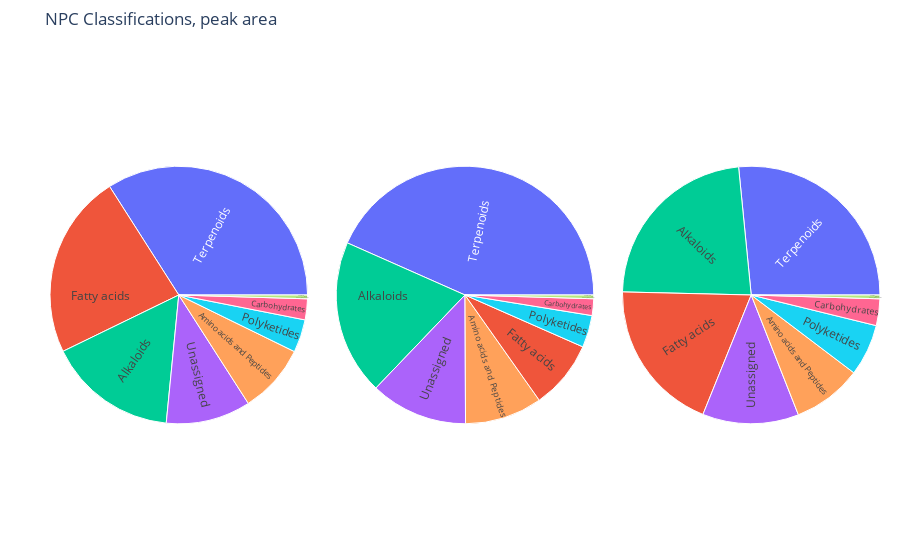

The cell this chart's notebook holds for it:
### Code cell
import plotly.graph_objects as go
fig1 = go.Figure()
fig1.add_trace(go.Sunburst(
                ids=figH1819['data'][0]['ids'].tolist(),
                labels=figH1819['data'][0]['labels'].tolist(),
                parents=figH1819['data'][0]['parents'].tolist(),
                values=figH1819['data'][0]['values'].tolist(),
                branchvalues="total",
                domain=dict(row=0, column=0,),
                maxdepth=1,
                insidetextorientation='radial',
                name='Emyn Muil Seep'
))
fig1.add_trace(go.Sunburst(
                ids=figH1821['data'][0]['ids'].tolist(),
                labels=figH1821['data'][0]['labels'].tolist(),
                parents=figH1821['data'][0]['parents'].tolist(),
                values=figH1821['data'][0]['values'].tolist(),
                branchvalues="total",
                domain=dict(row=0, column=1,),
                maxdepth=1,
                insidetextorientation='radial',
                name='Dagorlad Seep'
))
fig1.add_trace(go.Sunburst(
                ids=figOOI['data'][0]['ids'].tolist(),
                labels=figOOI['data'][0]['labels'].tolist(),
                parents=figOOI['data'][0]['parents'].tolist(),
                values=figOOI['data'][0]['values'].tolist(),
                branchvalues="total",
                domain=dict(row=0, column=2,),
                maxdepth=1,
                insidetextorientation='radial',
                name='OOI'
))
fig1.update_layout(
    grid= dict(columns=3, rows=1),
    margin = dict(t=50, l=50, r=20, b=20),
    title="NPC Classifications, peak area"
)
fig1.update_layout(showlegend=True)

fig1.show()
fig1.write_image('/Users/mredick/Documents/OSU/McPhail_Lab/Methane_Seep_Project/june22mzmine/20220629_NPC_Sunburst_peakarea_max1.pdf')

### Figure 1 — Plotly figure (JSON) as saved in the notebook; plotly's stock layout.template omitted (floating-point values rounded to 4 significant figures; data arrays with more than 128 entries replaced by an {"elided": "..."} marker saying what was removed)
{"data": [{"branchvalues": "total", "domain": {"column": 0, "row": 0}, "ids": {"elided": "430 str values"}, "insidetextorientation": "radial", "labels": {"elided": "430 str values"}, "maxdepth": 1, "name": "Emyn Muil Seep", "parents": {"elided": "430 str values"}, "type": "sunburst", "values": {"elided": "430 float values"}}, {"branchvalues": "total", "domain": {"column": 1, "row": 0}, "ids": {"elided": "430 str values"}, "insidetextorientation": "radial", "labels": {"elided": "430 str values"}, "maxdepth": 1, "name": "Dagorlad Seep", "parents": {"elided": "430 str values"}, "type": "sunburst", "values": {"elided": "430 float values"}}, {"branchvalues": "total", "domain": {"column": 2, "row": 0}, "ids": {"elided": "430 str values"}, "insidetextorientation": "radial", "labels": {"elided": "430 str values"}, "maxdepth": 1, "name": "OOI", "parents": {"elided": "430 str values"}, "type": "sunburst", "values": {"elided": "430 float values"}}], "layout": {"autosize": true, "grid": {"columns": 3, "rows": 1}, "margin": {"b": 20, "l": 50, "r": 20, "t": 50}, "showlegend": true, "title": {"text": "NPC Classifications, peak area"}}}
